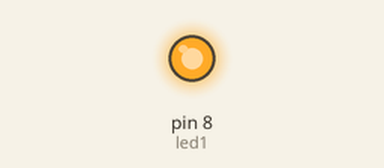
The sketch below on a simulated Arduino Uno, built with avr-gcc and run on an emulated ATmega328P. Parts: output pins drawn as LEDs (lit = HIGH).

Above: at 0.5 s.
At 5.0 s:
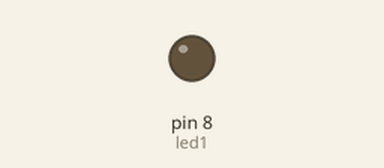
Timing chart, 0 to 6.9 s (numbered marks = the images above):
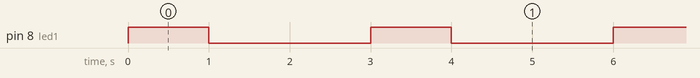

The sketch:

single_bulb_blink_code.ino
```cpp
int led1=8;
void setup()
{
 pinMode(8,OUTPUT);
}

void loop()
 {
digitalWrite(led1,HIGH);
delay(1000);
digitalWrite(led1,LOW);
delay(2000);
}
```

Measured:
- by itself, pin 8 (led1): alternates HIGH for 1.0 s and LOW for 2.0 s
